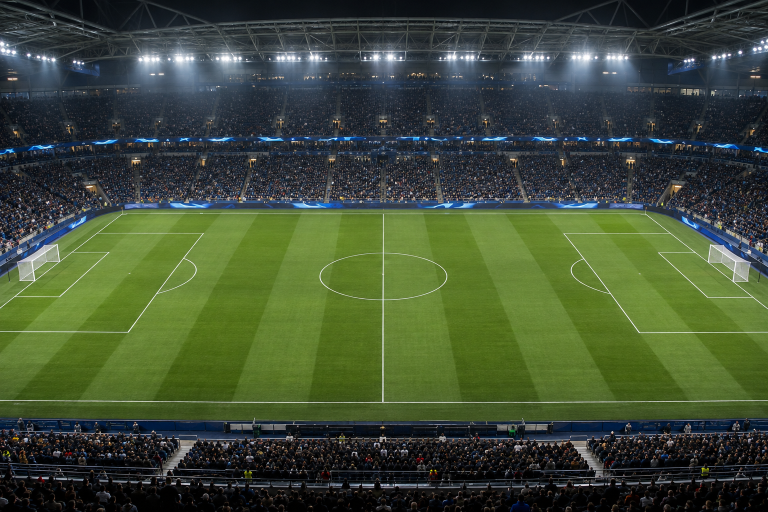
#> input picture artwork/broadcast-stadium-plate-v141.png, 1536 x 1024 px (shown at 1/2 size)
$ python create-broadcast-video.py
#> lines starting #> are read from the running program, lines starting #| are printed output that depends on the picture
"""Controlled synthetic football video. Ground truth stays outside the web assets.
The browser detector receives only compressed pixels, marker enrollment and pitch calibration.
"""
from PIL import Image, ImageDraw, ImageFont
from pathlib import Path
import json, math, subprocess, shutil, random, argparse
parser=argparse.ArgumentParser();parser.add_argument("--seed",type=int,default=0);parser.add_argument("--output",default="dist/assets/tracking");parser.add_argument("--truth",default="docs/proof/tracking-ground-truth.json");args=parser.parse_args();rng=random.Random(args.seed)
ROOT=Path(__file__).resolve().parents[1]
OUT=ROOT/args.output;OUT.mkdir(parents=True,exist_ok=True)
W,H,FPS=1536,1024,30
roster=[(6,'Amir Cole','Holding midfielder','harbor',[255,200,40],(27,38)),(8,'Mateo Silva','Central midfielder','harbor',[40,230,235],(49,29)),(10,'Rafael Costa','Attacking midfielder','harbor',[180,95,245],(67,39)),(7,'Luca Moreau','Left winger','harbor',[255,125,35],(73,15)),(9,'Theo Brooks','Striker','harbor',[125,245,55],(84,32)),(102,'Jules Laurent','Right back','north',[70,110,255],(77,22)),(104,'Alex Ross','Centre back','north',[245,60,75],(85,40)),(101,'Max Berg','Goalkeeper','north',[35,245,135],(100,34))]
actions=[(4,5.6,6,8,'pass'),(12,13.4,8,10,'pass'),(20,21.7,10,7,'pass'),(28,29.0,7,9,'pass'),(36,36.65,9,None,'shot'),(44,45.6,6,8,'pass'),(52,53.2,8,10,'pass'),(57,58.5,10,None,'shot')]
if args.seed:
 roster=[(*r[:5],(r[5][0]+rng.uniform(-2,2),r[5][1]+rng.uniform(-3,3))) for r in roster]
 actions=[(a+rng.uniform(-.5,.5),b+rng.uniform(-.3,.3),c,e,f) for a,b,c,e,f in actions]
 actions=[(a,max(a+.5,b),c,e,f) for a,b,c,e,f in actions]
def pos(pid,t):
 r=next(r for r in roster if r[0]==pid);x,y=r[5]
 # Small continuous off-ball motion; attack develops before the second phase.
 return (x+min(t,36)*(.08 if pid<100 else .025),y+math.sin(t*.18+pid)*.7)
def ball(t):
 owner=6
 for start,end,a,b,kind in actions:
  if t>=40 and start<40:continue
  if t<start:return pos(owner,t)
  if t<=end:
   p=pos(a,start);q=pos(b,end) if b else (104.4,34)
   f=(t-start)/(end-start);return (p[0]+(q[0]-p[0])*f,p[1]+(q[1]-p[1])*f)
  if kind=='shot':
   if t<40 or start>40:return (104.4,34)
  owner=b or 6
 return (104.4,34)
camera={'center':768,'top':432,'height':374,'farWidth':1536,'nearWidth':1536}
def px(p):
 x,y=p;return (camera['center']+(x/105-.5)*(camera['farWidth']+(camera['nearWidth']-camera['farWidth'])*y/68),camera['top']+camera['height']*y/68)
plate=ROOT/'artwork/broadcast-stadium-plate-v141.png'
if not plate.exists():raise RuntimeError('Missing photorealistic broadcast stadium plate')
base=Image.open(plate).convert('RGB').resize((W,H),Image.Resampling.LANCZOS);d=ImageDraw.Draw(base)
#> further down, base is the input picture: PIL image 1536x1024 RGB; mean R, G, B 63.7, 78, 53.9
try:font=ImageFont.truetype('C:/Windows/Fonts/arial.ttf',20);small=ImageFont.truetype('C:/Windows/Fonts/arialbd.ttf',15);bold=ImageFont.truetype('C:/Windows/Fonts/arialbd.ttf',27)
except:font=small=bold=ImageFont.load_default()
# Network-style score bug and source plate. These are presentation only; detection
# still reads the enrolled markers and yellow ball from the compressed pixels.
d.rounded_rectangle((34,34,405,112),radius=7,fill=(7,13,20),outline=(105,126,146),width=1)
d.rectangle((34,34,42,112),fill=(240,47,80))
d.text((60,51),'HARBOR',font=small,fill=(191,207,220));d.text((167,46),'0',font=bold,fill=(255,255,255))
d.text((218,51),'NORTHBRIDGE',font=small,fill=(191,207,220));d.text((365,46),'0',font=bold,fill=(255,255,255))
d.rounded_rectangle((1280,35,1495,104),radius=7,fill=(7,13,20),outline=(105,126,146),width=1)
d.text((1304,51),'BTR / TACTICAL',font=small,fill=(231,235,239));d.text((1304,76),'MEASURED LIVE',font=small,fill=(205,235,92))
d.rectangle((0,842,W,H),fill=(6,12,18))
d.text((38,878),'PIXEL-MEASURED TRAINING MATCH',font=bold,fill=(244,247,249))
d.text((38,922),'SYNTHETIC PLAYERS  /  CALIBRATED CAMERA  /  ENROLLED KIT PATCHES',font=small,fill=(161,183,198))
atlas=Image.open(ROOT/'artwork/football-strides-v67.png').convert('RGBA');sprites=[]
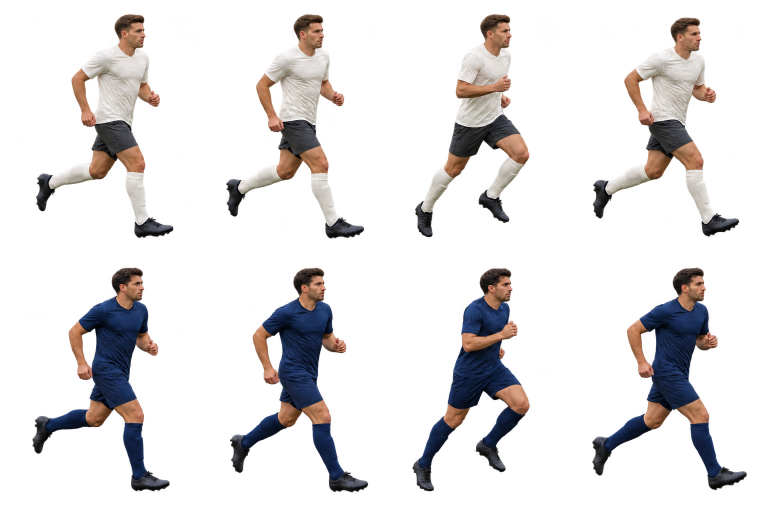
#> input picture artwork/football-strides-v67.png, 1536 x 1024 px (shown at 1/2 size)
#> further down, atlas is the input picture: PIL image 1536x1024 RGBA; mean R, G, B, A 76.2, 66.4, 65.4, 50
for row in range(2):
 group=[]
 for col in range(4):
  cell=atlas.crop((round(col*atlas.width/4),round(row*atlas.height/2),round((col+1)*atlas.width/4),round((row+1)*atlas.height/2)))
  bounds=cell.getchannel('A').getbbox()
  if not bounds:raise RuntimeError('Missing player artwork')
  group.append(cell.crop(bounds))
 sprites.append(group)
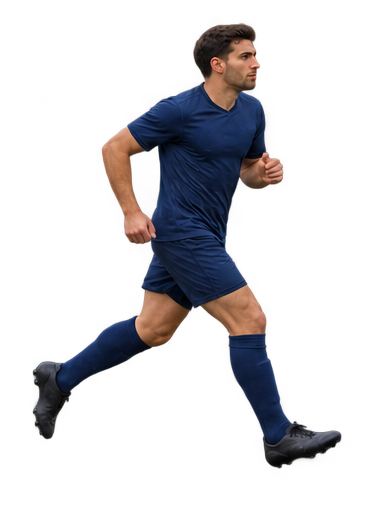
#> cell: PIL image 384x512 RGBA; mean R, G, B, A 51, 44.2, 49.5, 52.5; transparent parts drawn white
#> after the loop, sprites = 2 items
sprite_cache={}
truth=[]
ffmpeg=shutil.which('ffmpeg')
#> (the run stopped early here; a loop or call above may not have finished)
